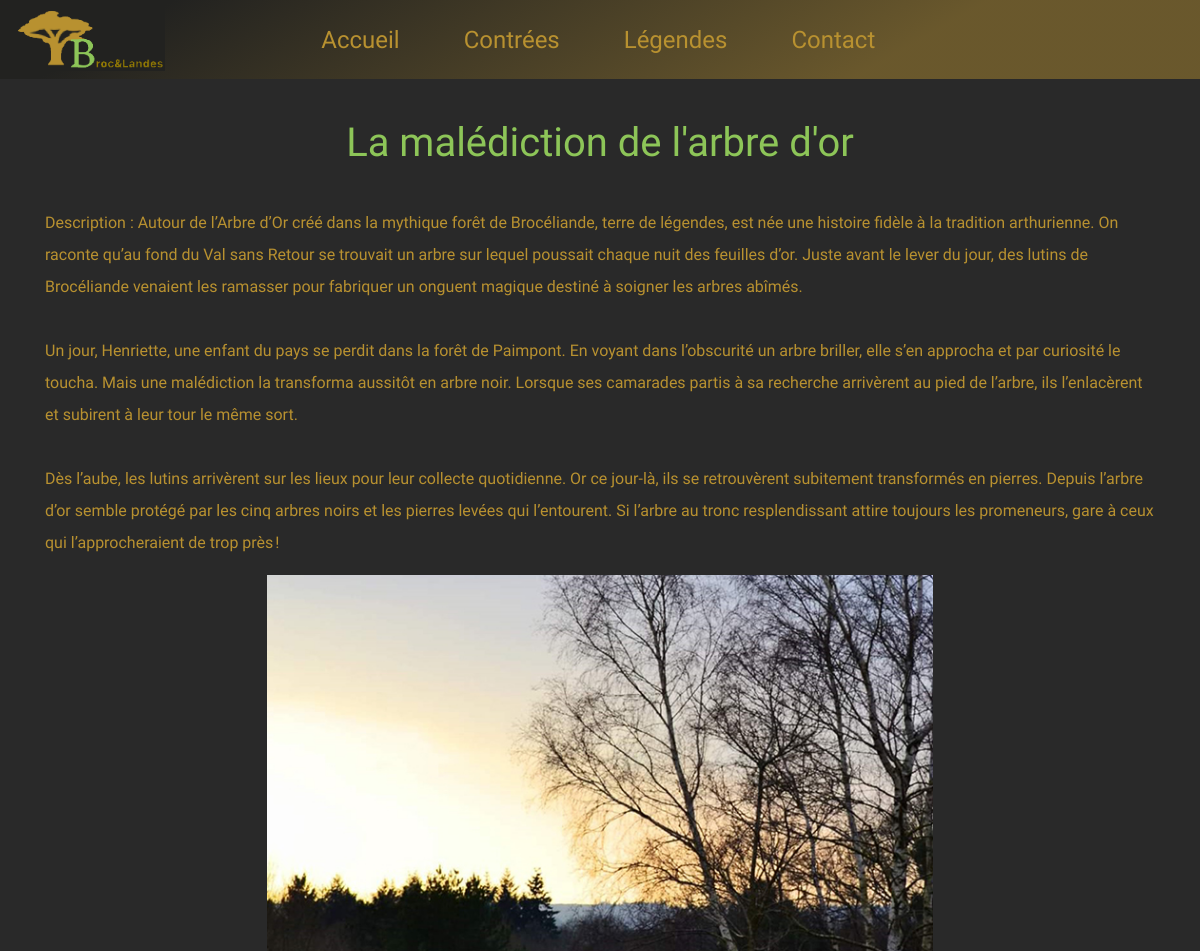
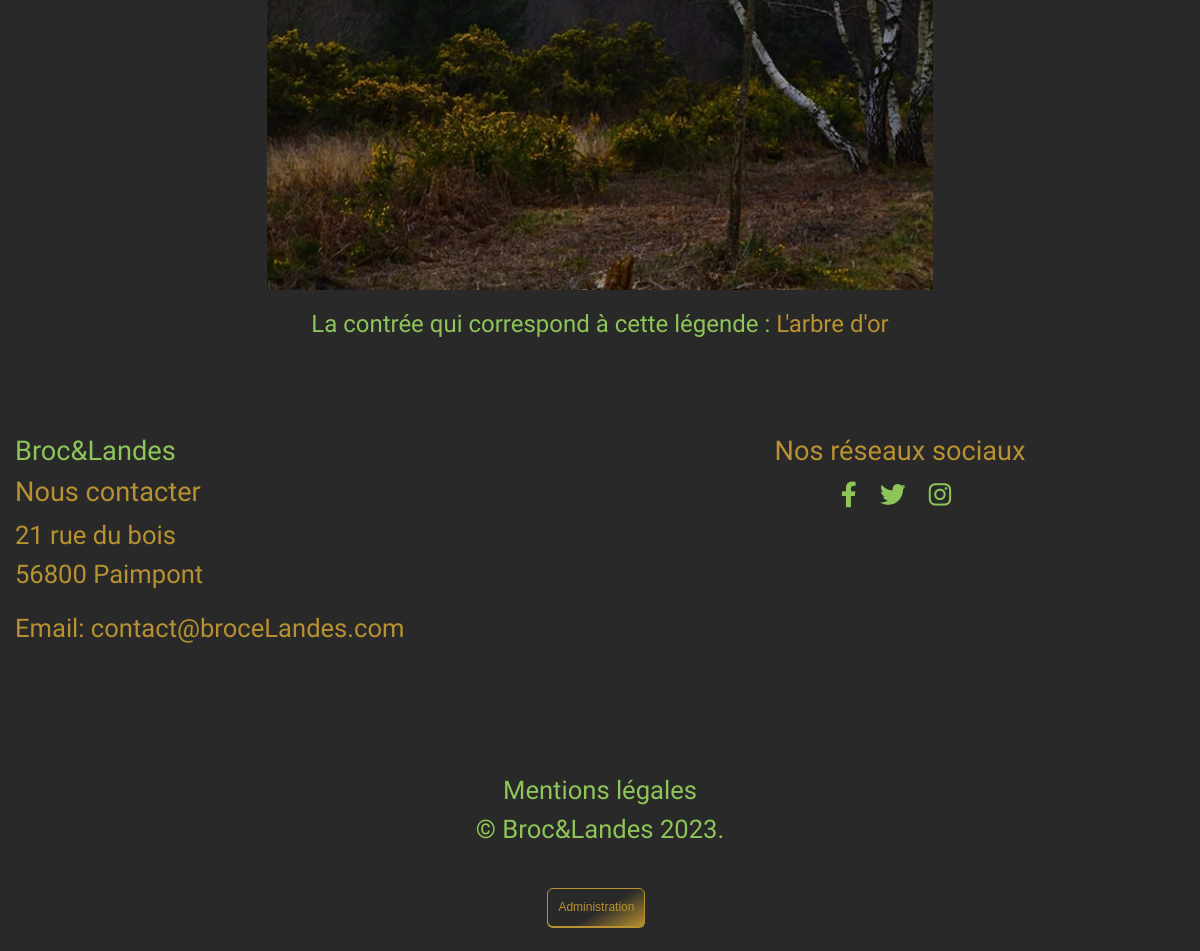
The app's page /?action=detailsLegende&id=1 with its own data (2 pictures, top to bottom).
### tables this page shows
CREATE TABLE `legende` (
  `Id_legende` int(11) NOT NULL,
  `titre` varchar(50) NOT NULL,
  `contenu` text DEFAULT NULL,
  `photo` varchar(500) DEFAULT NULL,
  `Id_contree` int(11) DEFAULT NULL
);

CREATE TABLE `contree` (
  `Id_contree` int(11) NOT NULL,
  `titre` varchar(50) NOT NULL,
  `contenu` text DEFAULT NULL,
  `photo` varchar(500) DEFAULT NULL,
  `latitude` float DEFAULT NULL,
  `longitude` float DEFAULT NULL,
  `commune` varchar(50) DEFAULT NULL,
  `accessibilite` varchar(250) DEFAULT NULL,
  `ouverture` varchar(250) DEFAULT NULL
);

### App/Controllers/detailsLegendeController.php (called while the page is built, shortened)
<?php
$id = $_GET['id'];
$legende = Legende::getById($id);
if ($legende['Id_contree'] !== NULL) {
    $contree = Contree::getById($legende['Id_contree']);
} else {
    $contree = null;
}
include_once('App/Views/viewDetailsLegende.php');
?>

### index.php (called while the page is built, shortened)
<?php
require_once(__DIR__ . '/App/routage.php');
if (isset($_GET["action"])) {
    $action = $_GET["action"];
} else {
    $action = "defaut";
}
$fichier = redirectsTo($action);
include(__DIR__ . '/App/Controllers/' . $fichier);
?>

### App/Models/Legende.php (called while the page is built, shortened)
<?php
class Legende extends DbConnect
{
    public static function getById($id)
    {
        try {
            $cnx = self::dbConnect();
            $req = $cnx->prepare("SELECT * FROM legende WHERE Id_legende = :id");
            $req->bindValue(':id', $id, PDO::PARAM_INT);
            $req->execute();
            return $req->fetch(PDO::FETCH_ASSOC);
        } catch (PDOException $e) {
            die("Erreur lors de la récupération des données : " . $e->getMessage());
        }
    }
}

### App/Models/Contree.php (called while the page is built, shortened)
<?php
class Contree extends DbConnect
{
    public static function getById($id)
    {
        try {
            $cnx = self::dbConnect();
            $req = $cnx->prepare("SELECT * FROM contree WHERE Id_contree = :id");
            $req->bindValue(':id', $id, PDO::PARAM_INT);
            $req->execute();
            return $req->fetch(PDO::FETCH_ASSOC);
        } catch (PDOException $e) {
            die("Erreur lors de la récupération des données : " . $e->getMessage());
        }
    }
}
?>

### App/Views/viewDetailsLegende.php (the view)
<?php
include_once(__DIR__ . '/viewHeader.php');
?>
<main class="container">
    <div class="detailsLegende">
        <h1><?= $legende['titre'] ?></h1>
        <p>Description : <?= nl2br($legende['contenu']) ?></p>
        <img src="Data/images/<?= $legende['photo'] ?>" alt="<?= $legende['titre'] ?>">
        <?php if (isset($contree)) { ?>
            <h3>La contrée qui correspond à cette légende :
                <a href = "?action=detailsContree&id=<?= $contree['Id_contree'] ?>">
                    <span><?= $contree['titre'] ?></span>
                </a>
            </h3>
        <?php } ?>
    </div>
</main>
<?php
include_once(__DIR__ . '/viewFooter.php');
?>

### Public/css/style.css (style rules this page uses)
:root { --vert: #8DC558; --doree: #b89130; --fond-gris-foncee: #292929; --fond-blanc: #dedddd; --fond-noir: #1c1b1b; }
* { margin: 0; padding: 0; }
h1, h2, h3, h4, p, a { font-family: 'Roboto', Helvetica, sans-serif; text-decoration: none; }
h3 { color: var(--doree); }
a { color: var(--vert); }
@media only screen and (min-width : 600px) { body { max-width: 1200px; width: 100%; margin: 0 auto; background-color: var(--fond-gris-foncee); background-size: cover; color: var(--doree); } }
@media only screen and (min-width : 600px) { .container .detailsContree img, .container .detailsLegende img { max-width: 60%; margin-bottom: 20px; display: block; margin-left: auto; margin-right: auto; } }
@media only screen and (min-width : 600px) { .container .detailsContree h1, .container .detailsLegende h1 { margin: 40px; color: var(--vert); text-align: center; } }
@media only screen and (min-width : 600px) { .container p { color: var(--doree); line-height: 2rem; } }
@media only screen and (min-width : 600px) { .container .detailsLegende h3 { color: var(--vert); text-align: center; font-size: 1.5em; max-width: 75%; margin: auto; } }
@media only screen and (min-width : 600px) { .container .detailsLegende h3 span { color: var(--doree); } }

### records on screen
legende: titre "La malédiction de l'arbre d'or", contenu "Autour de l’Arbre d’Or créé dans la mythique forêt de Brocéliande, terre de légendes, est née une histoire fidèle à la tradition arthurienne. On raconte qu’au fond du Val sans Retour se trouvait un arbre sur lequel poussait chaque nuit des feuilles d’or. Juste avant le lever du jour, des lutins de Brocéliande venaient les ramasser pour fabriquer un onguent magique destiné à soigner les arbres abîmés. Un jour, Henriette, une enfant du pays se perdit dans la forêt de Paimpont. En voyant dans l’obscurité un arbre briller, elle s’en approcha et par curiosité le toucha. Mais une malédiction la transforma aussitôt en arbre noir. Lorsque ses camarades partis à sa recherche arrivèrent au pied de…", photo (picture)
contree: titre "L'arbre d'or"
